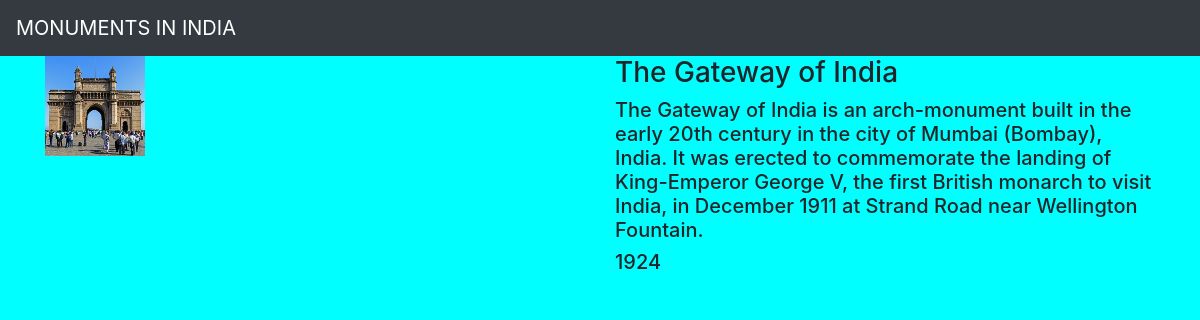
Screenshot of /monument/5/ with the database file from the repository.
### monumentapp/models.py (models this page shows)
class Monument(models.Model):
    name=models.CharField(max_length=250)
    about=models.TextField()
    image=models.ImageField(upload_to='pics')
    year=models.IntegerField()

### monumentapp/views.py (the view)
# urls.py: path('monument/<int:id>/',views.detail,name='detail'),
def detail(request,id):
    monument=Monument.objects.get(id=id)
    return render(request,'detail.html',{'Result':monument})

### TEMPLATE/detail.html
{% extends 'base.html' %}
{% block body %}
<div class="container">
    <div class="row">
        <div class="col-md-6">
           <img src="{{Result.image.url}}" width="100" height="100">
        </div>
        <div class="col-md-6">
            <h3>{{Result.name}}</h3>
            <h5>{{Result.about}}</h5>
            <h5>{{Result.year}}</h5>
        </div>
    </div>
</div>
{% endblock %}

### STATIC/style.css (style rules this page uses)
body { background-color:aqua; }

### rows the page displays
Monument: image (picture), name "The Gateway of India", about "The Gateway of India is an arch-monument built in the early 20th century in the city of Mumbai (Bombay), India. It was erected to commemorate the landing of King-Emperor George V, the first British monarch to visit India, in December 1911 at Strand Road near Wellington Fountain.", year "1924"
